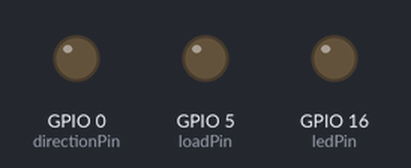
This sketch was run on a simulated ESP8266 (NodeMCU). Shown: output pins drawn as LEDs (lit = HIGH). WiFi joins after 1.5 s; servers stay silent unless stated; pins used as bus, display or sensor lines are not drawn.

Above: at 0.1 s.
At 1.6 s:
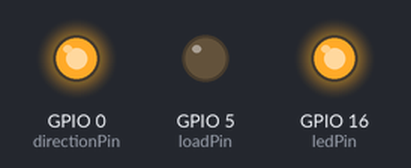
At 5.6 s:
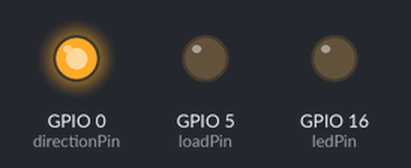
Timing chart, 0 to 7.1 s (numbered marks = the images above):
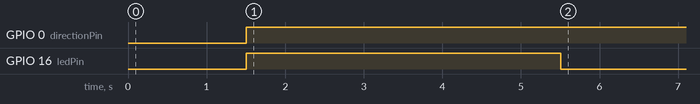

The sketch:

NodeMCU_SLAVE_ONE_DO_TEST.ino
```cpp
/*
 *  RS485 PROJECT
 *
 *  SLAVE ONE BOARD - NODEMCU
 */

/*
 *  Definitions for Sensor and Relay
 */
#define sensorPin A0 // Sensor of board
#define loadPin 5 // Relay of board
#define ledPin 16 // Working Probe Led

/*
 *  Definitions for RS485 COM
 */
#define directionPin 0 // used to enable/disable RX/TX in MAX485
#define rxPin 13 // rx pin in software serial
#define txPin 15 // tx pin in software serial
#define READING LOW
#define WRITING HIGH
#define RS_BAUD 9600
#define RS_BUFFER 256


/*
 *  For RS485 COM
 */
#include <SoftwareSerial.h>

//SoftwareSerial rsSerial(rxPin, txPin, false, RS_BUFFER); // RS485 Serial

void setup() {
  setupOta();

  /*
   * Basic BOARD SETUP
   */
  pinMode(sensorPin, INPUT);

  pinMode(loadPin, OUTPUT);
  digitalWrite(loadPin, LOW);

  pinMode(ledPin, OUTPUT);
  digitalWrite(ledPin, HIGH);

  setupFlow();

  pinMode(rxPin, INPUT);
  pinMode(txPin, OUTPUT);
  digitalWrite(txPin, LOW);

  //rsSerial.begin(RS_BAUD);
  //while(rsSerial.available()) {
    //rsSerial.read();
  //}
  //rsSerial.flush();
}


void doTest() {
  writeMode();
  digitalWrite(txPin, HIGH);
  delay(2000);
  digitalWrite(txPin, LOW);
  delay(2000);
  readMode();
}


void loop() {
  runOta();

  doTest();

  //runFlow();
  //sayMaster("ping ");
  //delay(30);
  digitalWrite(ledPin, LOW);   // turn the LED for get to know it is working
}
```

cli.ino
```cpp
String command = "";

void runCLI(char c) {

  if(c >= 32 && c <= 126 && c != '\r' && c != '\n')
    command += c;

  if( c == '\r' || c == '\n' ) {
    digitalWrite(ledPin, HIGH);
    executeCommand(command);
    command = "";
  }

}

void executeCommand(String command) {
  if( command == "ping" ) {
    digitalWrite(ledPin, HIGH);
    sayMaster("slave_pong");
  }

  //else if( command == "ping_slave" )
    //saySlave("ping");
}
```

flow.ino
```cpp
bool IS_READING = false;

void setupFlow() {
  pinMode(directionPin, OUTPUT);
  readMode();
}

void runFlow() {
/*  if(IS_READING) {
    if( rsSerial.available() > 0 ) {
      char c = rsSerial.read();
      if(c != -1) {

          runCLI(c);
          runProtocol(c);

      }
    }
  }*/
}

void readMode() {
  IS_READING = true;
  //digitalWrite(directionPin, READING);
}

void writeMode() {
  IS_READING = false;
  digitalWrite(directionPin, WRITING);
}
```

ota.ino
```cpp
/*
 *  Arduino OTA
 */
#include <ESP8266WiFi.h>
#include <ESP8266mDNS.h>
#include <WiFiUdp.h>
#include <ArduinoOTA.h>

//const char* ssid = "GVT-BD83";
const char* ssid = "linkit";
//const char* password = "J538029335";
const char* password = "linkit123";
bool conected = true;

void setupOta() {
  /*
   * OTA FUNCTIONS
   */
  //Serial.begin(115200);
  //Serial.println("Iniciando...");
  WiFi.mode(WIFI_STA);
  WiFi.begin(ssid, password);
  if (WiFi.waitForConnectResult() != WL_CONNECTED) {
    //Serial.println("Conexao falhou! Reiniciando...");
    conected = false;
  }

  if(conected) {

    // Porta padrao do ESP8266 para OTA eh 8266 - Voce pode mudar ser quiser, mas deixe indicado!
    // ArduinoOTA.setPort(8266);

    // O Hostname padrao eh esp8266-[ChipID], mas voce pode mudar com essa funcao
    ArduinoOTA.setHostname("SLAVE_ONE_esp8266");

    // Nenhuma senha eh pedida, mas voce pode dar mais seguranca pedindo uma senha pra gravar
    // ArduinoOTA.setPassword((const char *)"abjalu");

    ArduinoOTA.onStart([]() {
      //Serial.println("Inicio...");
    });
    ArduinoOTA.onEnd([]() {
      //Serial.println("nFim!");
    });
    ArduinoOTA.onProgress([](unsigned int progress, unsigned int total) {
      //Serial.printf("Progresso: %u%%r", (progress / (total / 100)));
    });
    ArduinoOTA.onError([](ota_error_t error) {
      //Serial.printf("Erro [%u]: ", error);
      //if (error == OTA_AUTH_ERROR) Serial.println("Autenticacao Falhou");
      //else if (error == OTA_BEGIN_ERROR) Serial.println("Falha no Inicio");
      //else if (error == OTA_CONNECT_ERROR) Serial.println("Falha na Conexao");
      //else if (error == OTA_RECEIVE_ERROR) Serial.println("Falha na Recepcao");
      //else if (error == OTA_END_ERROR) Serial.println("Falha no Fim");
    });
    ArduinoOTA.begin();
    //Serial.println("Pronto");
    //Serial.print("Endereco IP: ");
    //Serial.println(WiFi.localIP());

  }
}

void runOta() {
  /*
   * OTA FUNCTIONS
   */
  if(conected)
    ArduinoOTA.handle();
}
```

protocol.ino
```cpp
const char BOARD_ADDRESS = '1';

/*
 * PROTOCOL
 *
 * sample:
 *
 * 0AR -> read board 0 sensor
 * 1AR -> read board 1 sensor
 *
 * 0A1S -> set relay for board 0 to ON (1)
 * 1A0S -> set relay for board 1 to OFF (0)
 */

void sayMaster(String s) {
  writeMode();
  //delay(50);
//  rsSerial.println(s);
//  rsSerial.flush();
  //delay(50);
  readMode();
}

const char ADDRESS = 'a';
const char READ = 'r';
const char SET = 's';

char destination = 'n';
char lastByte = 'n';

void runProtocol(char c) {
  if(c != -1) {

    if(c == ADDRESS)
      destination = lastByte;

    if(destination == BOARD_ADDRESS) {

      if(c == READ)
        readOperation();

      if(c == SET)
        writeOperation(lastByte);

    }

    lastByte = c;

  }
}

void readOperation() {
  String msg = "" + analogRead(A0);
  sayMaster(msg);
}

void writeOperation(char value) {
  if( value == '1')
    digitalWrite(loadPin, HIGH);
  else
    digitalWrite(loadPin, LOW);
}
```

Measured:
- by itself, GPIO 0 (directionPin): LOW → HIGH at 1.5 s
- by itself, GPIO 16 (ledPin): HIGH → LOW at 5.5 s
